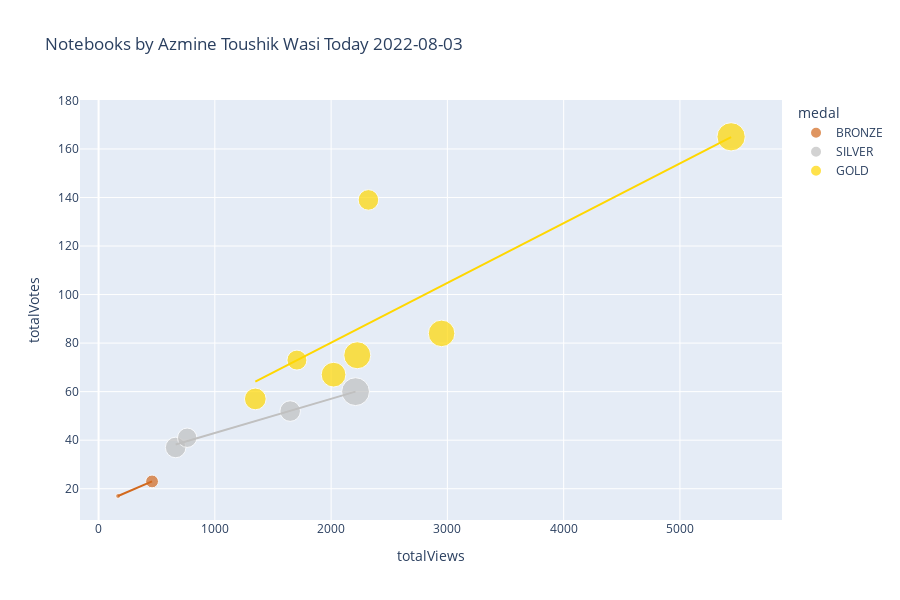

The notebook cell saved with this chart:
### Markdown cell above
# Plotly Scatter Plot

You may want to tweak these settings depending on how many notebooks you have...

### Code cell
import plotly.express as px
from datetime import datetime


df['totalComments'].fillna(0, inplace=True)
df['medal'].fillna('N/A', inplace=True)
df['size'] = df['totalComments'].clip(lower=1)
color_map = {
    'GOLD': 'gold',
    'SILVER': 'silver',
    'BRONZE': 'chocolate',
    'N/A': '#333'
}
px.scatter(
    df,
    'totalViews',
    'totalVotes',
    title=f'Notebooks by {df.author_displayName.get(0)} Today '+str(datetime.today().strftime('%Y-%m-%d')),
    log_x=False,
    log_y=False,
    #width=800, 
    height=600,
    color='medal',
    color_discrete_map=color_map,
    size='size',
    trendline='ols',
    trendline_options=dict(log_x=False, log_y=False, add_constant=True),
    #trendline='lowess', # Use for Locally Weighted Scatterplot Smoothing line
    #trendline_scope='overall', # Use this for one trendline
    hover_name='title',
    hover_data={
        'size': False,
        'totalViews': ':,.0f',
        'totalVotes': ':,.0f',
        'totalLines': ':,.0f',
        'totalComments': ':,.0f',
        'viewsPerVote': ':,.0f',
        'languageName': True,
        'versionNumber': True,
        'lastRun': True,
        'lastRunExecutionTimeSeconds': ':,.0f',
        'medal': True,
    })

### Figure 1 — Plotly figure (JSON) as saved in the notebook; plotly's stock layout.template omitted (floating-point values rounded to 4 significant figures)
{"data": [{"customdata": [[7, 435, 7, 19.21, "Python", 20, "Tue Aug  2 21:04:31 2022", 266, "BRONZE"], [1, 324, 1, 9.389, "Python", 3, "Tue Aug  2 13:28:24 2022", 39, "BRONZE"]], "hovertemplate": "<b>%{hovertext}</b><br><br>medal=%{customdata[8]}<br>totalViews=%{x:,.0f}<br>totalVotes=%{y:,.0f}<br>totalLines=%{customdata[1]:,.0f}<br>totalComments=%{customdata[2]:,.0f}<br>viewsPerVote=%{customdata[3]:,.0f}<br>languageName=%{customdata[4]}<br>versionNumber=%{customdata[5]}<br>lastRun=%{customdata[6]}<br>lastRunExecutionTimeSeconds=%{customdata[7]:,.0f}<extra></extra>", "hovertext": ["Daily AQI - Air Quality Index [Scheduled]", "Classification ➡️ Comparing Different Algorithms"], "legendgroup": "BRONZE", "marker": {"color": "chocolate", "size": [7, 1], "sizemode": "area", "sizeref": 0.085, "symbol": "circle"}, "mode": "markers", "name": "BRONZE", "orientation": "v", "showlegend": true, "type": "scatter", "x": [460, 168], "xaxis": "x", "y": [23, 17], "yaxis": "y"}, {"hovertemplate": "<b>OLS trendline</b><br>totalVotes = 0.0205479 * totalViews + 13.5479<br>R<sup>2</sup>=1.000000<br><br>medal=BRONZE<br>totalViews=%{x:,.0f}<br>totalVotes=%{y:,.0f} <b>(trend)</b><extra></extra>", "legendgroup": "BRONZE", "marker": {"color": "chocolate", "symbol": "circle"}, "mode": "lines", "name": "BRONZE", "showlegend": false, "type": "scatter", "x": [168, 460], "xaxis": "x", "y": [17.0, 23.0], "yaxis": "y"}, {"customdata": [[33, 306, 33, 36.25, "Python", 15, "Tue Aug  2 00:33:04 2022", 65, "SILVER"], [18, 414, 18, 17.47, "Python", 18, "Sun Jul 31 06:19:38 2022", 440, "SILVER"], [18, 382, 18, 31.11, "Python", 12, "Fri Jul 29 02:54:57 2022", 75, "SILVER"], [16, 461, 16, 18.17, "Python", 17, "Thu Jul 28 09:42:24 2022", 79, "SILVER"]], "hovertemplate": "<b>%{hovertext}</b><br><br>medal=%{customdata[8]}<br>totalViews=%{x:,.0f}<br>totalVotes=%{y:,.0f}<br>totalLines=%{customdata[1]:,.0f}<br>totalComments=%{customdata[2]:,.0f}<br>viewsPerVote=%{customdata[3]:,.0f}<br>languageName=%{customdata[4]}<br>versionNumber=%{customdata[5]}<br>lastRun=%{customdata[6]}<br>lastRunExecutionTimeSeconds=%{customdata[7]:,.0f}<extra></extra>", "hovertext": ["▶️ Cristiano Ronaldo ⚽ Goals  📊 EDA, Analysis", "Coursera 📉 EDA, Insights, Sentiment Analysis", "ML Foundation ➡️ Feature Engineering", "Investment and Financial Analysis  🏭 GeoExports"], "legendgroup": "SILVER", "marker": {"color": "silver", "size": [33, 18, 18, 16], "sizemode": "area", "sizeref": 0.085, "symbol": "circle"}, "mode": "markers", "name": "SILVER", "orientation": "v", "showlegend": true, "type": "scatter", "x": [2210, 663, 1648, 762], "xaxis": "x", "y": [60, 37, 52, 41], "yaxis": "y"}, {"hovertemplate": "<b>OLS trendline</b><br>totalVotes = 0.0140784 * totalViews + 28.906<br>R<sup>2</sup>=0.989617<br><br>medal=SILVER<br>totalViews=%{x:,.0f}<br>totalVotes=%{y:,.0f} <b>(trend)</b><extra></extra>", "legendgroup": "SILVER", "marker": {"color": "silver", "symbol": "circle"}, "mode": "lines", "name": "SILVER", "showlegend": false, "type": "scatter", "x": [663, 762, 1648, 2210], "xaxis": "x", "y": [38.24, 39.63, 52.11, 60.02], "yaxis": "y"}, {"customdata": [[26, 536, 26, 29.74, "Python", 16, "Wed Jul 27 09:00:24 2022", 60, "GOLD"], [30, 592, 30, 34.72, "Python", 14, "Tue Jul 19 01:47:02 2022", 50, "GOLD"], [20, 608, 20, 23.26, "Python", 19, "Sun Jul 17 06:36:10 2022", 102, "GOLD"], [31, 380, 31, 29.29, "Python", 13, "Sat Jul  9 12:08:22 2022", 56, "GOLD"], [17, 342, 17, 23.07, "Python", 14, "Tue Jul  5 04:38:45 2022", 70, "GOLD"], [18, 645, 18, 16.59, "Python", 1, "Fri Jul  1 18:28:34 2022", 6, "GOLD"], [34, 357, 34, 32.78, "Python", 7, "Fri Jul  1 08:32:21 2022", 85, "GOLD"]], "hovertemplate": "<b>%{hovertext}</b><br><br>medal=%{customdata[8]}<br>totalViews=%{x:,.0f}<br>totalVotes=%{y:,.0f}<br>totalLines=%{customdata[1]:,.0f}<br>totalComments=%{customdata[2]:,.0f}<br>viewsPerVote=%{customdata[3]:,.0f}<br>languageName=%{customdata[4]}<br>versionNumber=%{customdata[5]}<br>lastRun=%{customdata[6]}<br>lastRunExecutionTimeSeconds=%{customdata[7]:,.0f}<extra></extra>", "hovertext": ["UCL ⚽ EDA & Viz ⭐ 2021-22 ⭐ Players & Teams", "ML Foundation ➡️ Bias-Variance Tradeoff ", "Divorce Prediction & Reasons Analysis with PCA", "▶️ Lionel Messi 📊 Extended EDA ⚽ Goals ", "ML Foundation ➡️ Cross Validation ✅ All Methods", "ML Foundation ➡️ Clustering Techniques, Algorithms", "ML Foundation ➡️ Imputation : All Techniques"], "legendgroup": "GOLD", "marker": {"color": "gold", "size": [26, 30, 20, 31, 17, 18, 34], "sizemode": "area", "sizeref": 0.085, "symbol": "circle"}, "mode": "markers", "name": "GOLD", "orientation": "v", "showlegend": true, "type": "scatter", "x": [2021, 2950, 1348, 2225, 1706, 2321, 5440], "xaxis": "x", "y": [67, 84, 57, 75, 73, 139, 165], "yaxis": "y"}, {"hovertemplate": "<b>OLS trendline</b><br>totalVotes = 0.0246315 * totalViews + 30.9087<br>R<sup>2</sup>=0.669281<br><br>medal=GOLD<br>totalViews=%{x:,.0f}<br>totalVotes=%{y:,.0f} <b>(trend)</b><extra></extra>", "legendgroup": "GOLD", "marker": {"color": "gold", "symbol": "circle"}, "mode": "lines", "name": "GOLD", "showlegend": false, "type": "scatter", "x": [1348, 1706, 2021, 2225, 2321, 2950, 5440], "xaxis": "x", "y": [64.11, 72.93, 80.69, 85.71, 88.08, 103.6, 164.9], "yaxis": "y"}], "layout": {"height": 600, "legend": {"itemsizing": "constant", "title": {"text": "medal"}, "tracegroupgap": 0}, "title": {"text": "Notebooks by Azmine Toushik Wasi Today 2022-08-03"}, "xaxis": {"anchor": "y", "domain": [0, 1], "title": {"text": "totalViews"}}, "yaxis": {"anchor": "x", "domain": [0, 1], "title": {"text": "totalVotes"}}}}
